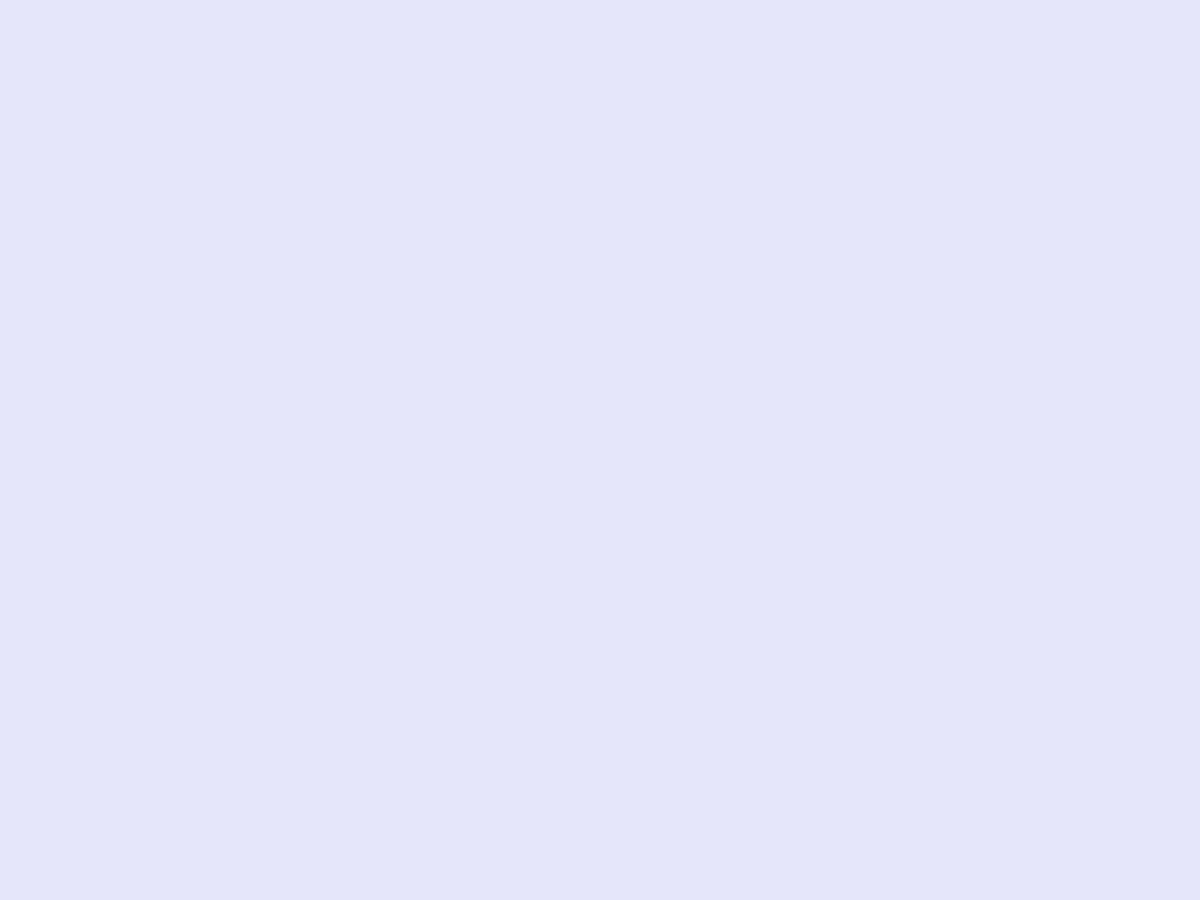
Frame 1 (no input)
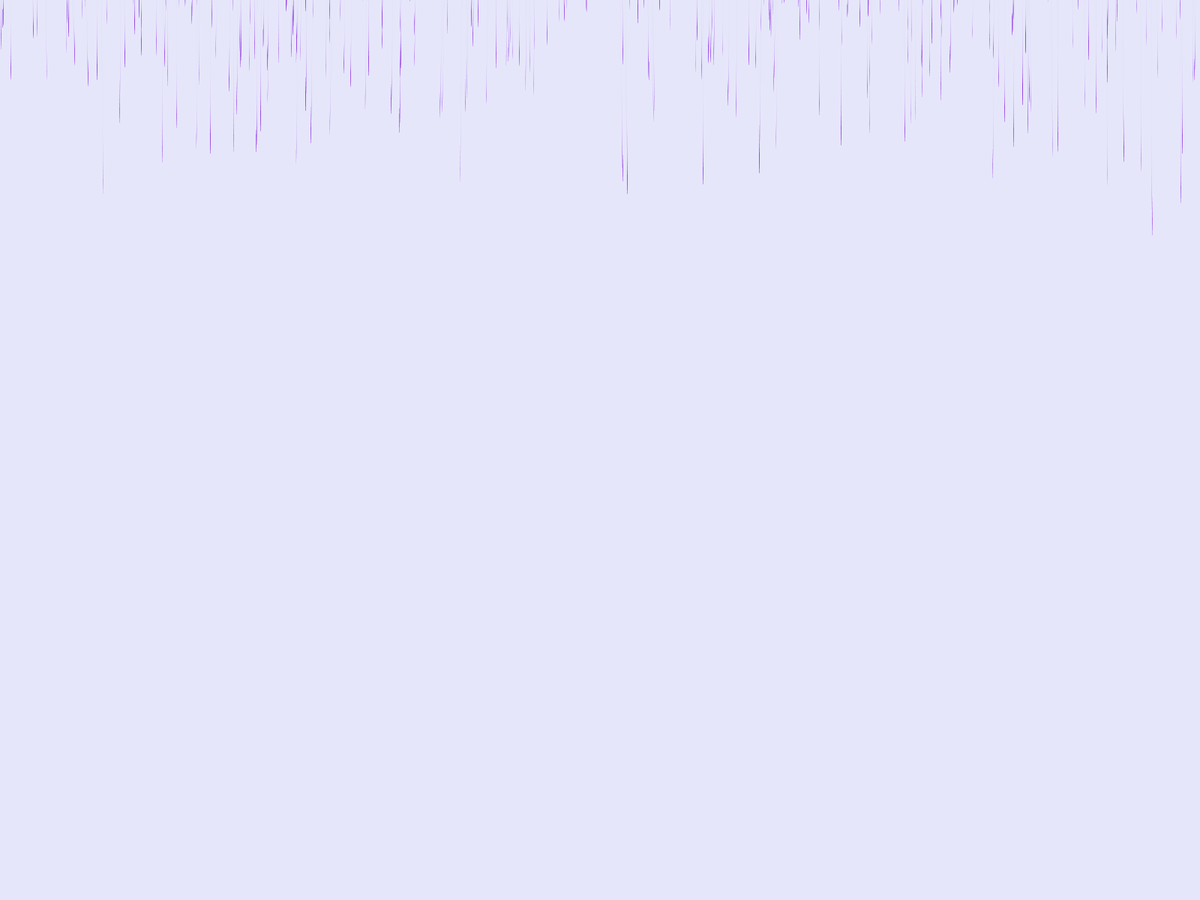
Frame 60 (the mouse pressed at the canvas centre just before this capture)
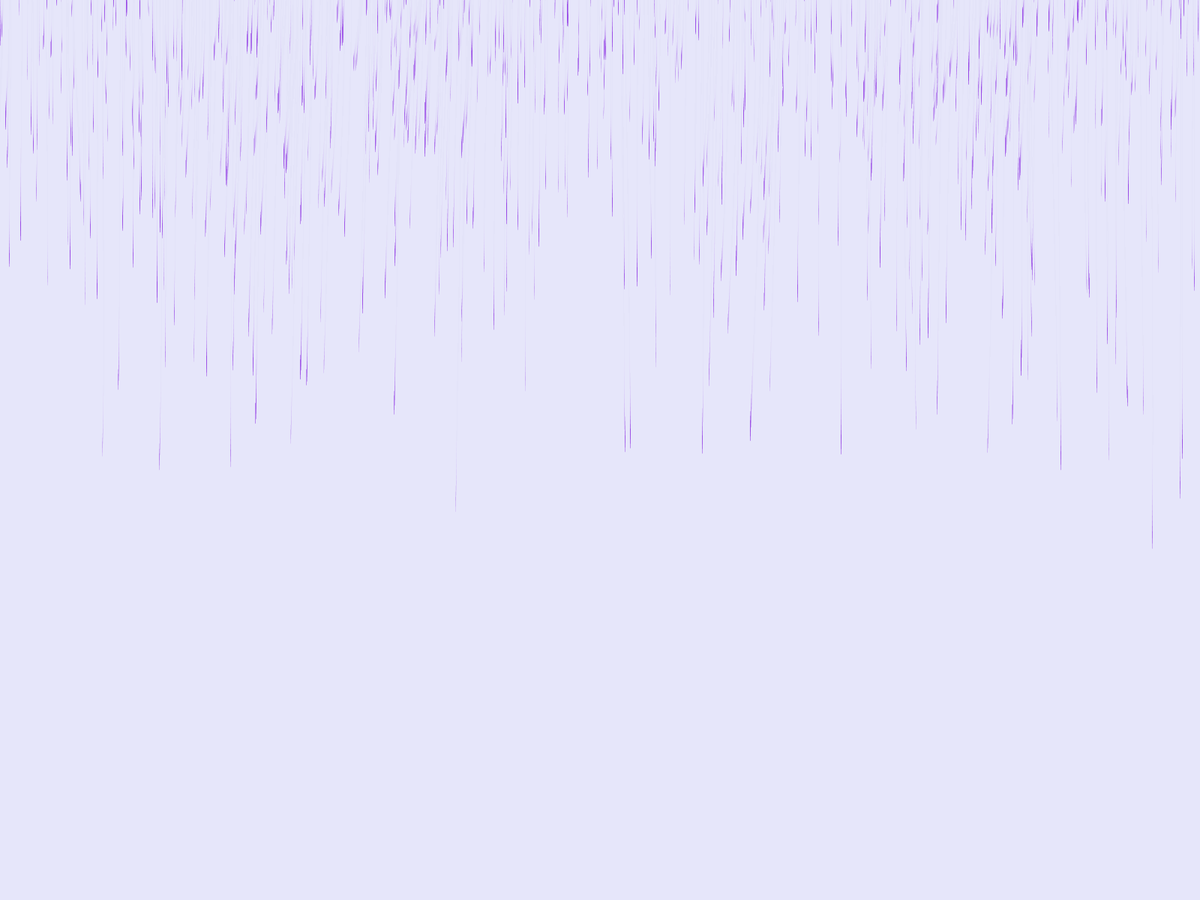
Frame 120 (the mouse held since frame 60 and released just before this capture)

The Processing sketch that drew these frames (run headless with seeded random() and noise(); from frame 60 on, the mouse is pressed at the canvas centre):

// Processing sketch: PurpleRain
// ── PurpleRain.pde
void setup() {
  //size(500,500);
  fullScreen();
  //size(d, 1000);
  background(230,230,250);
}
void draw() {
  fill(230, 230, 250, 50);
  noStroke();
  rect(0, 0, width, height);
  for (int i=0; i<map(width,0,500,0,2); i++)drops.add(new Drop(random(0, width), -100));
  for (Drop d : drops)d.update();
  removeExtras();
}
void removeExtras() {
  for (Drop d : drops)if (d.posy>height) {
    drops.remove(d);
    removeExtras();
    return;
  }
}
ArrayList<Drop>drops=new ArrayList<Drop>();
class Drop {
  float posx, posy;
  float vely;
  float velx;
  float len;
  float z;
  float thick;
  Drop(float posx, float posy) {
    len=random(20, 30);
    z=random(0.5, 1);
    thick=map(len, 20, 50, 0, 2);
    thick*=z;
    len*=z;
    this.posx=posx;
    this.posy=posy;
    this.vely=random(2, 8);
    vely*=z;
    velx=0;
  }
  void update() {
    //vely=map(;
    velx+=map(noise(frameCount*0.01, posx*0.01,posy*0.01),0,1,-1,1)*z*0.01;
    posx+=velx;
    posy+=vely;
    stroke(138, 43, 226);
    strokeWeight(thick);
    line(posx, posy, posx, posy+len);
  }
}
